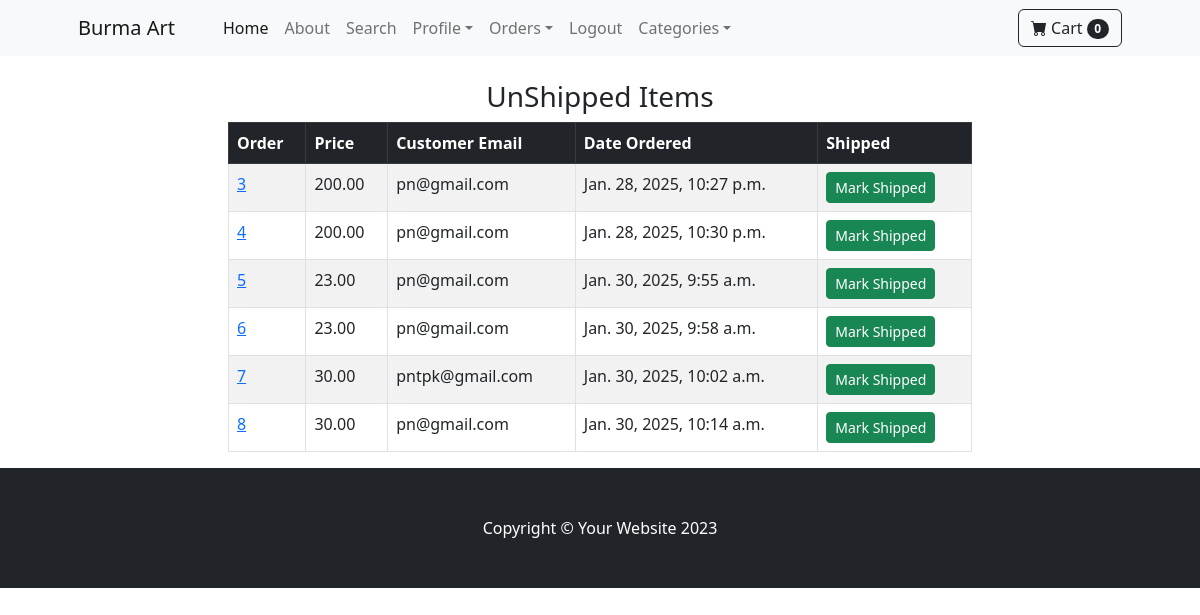
Page /payment/not_shipped_dash/ (signed in) on the committed database.
### payment/models.py (models this page shows, shortened)
class Order(models.Model):
    user = models.ForeignKey(User, on_delete=models.CASCADE, blank=True, null=True)
    full_name = models.CharField(max_length=150)
    email = models.EmailField(max_length=250)
    shipping_address = models.TextField()
    amount_paid = models.DecimalField(max_digits=10, decimal_places=2)
    date_ordered = models.DateTimeField(auto_now_add=True)
    shipped = models.BooleanField(default=False)
    date_shipped = models.DateTimeField(blank=True,null=True)

### payment/views.py (the view, shortened to what this page needs)
# urls.py: path('not_shipped_dash/', views.not_shipped_dash, name='not_shipped_dash'),
def not_shipped_dash(request):
	if request.user.is_authenticated and request.user.is_superuser:
		orders = Order.objects.filter(shipped=False)
		return render(request, 'payment/not_shipped_dash.html',{'orders':orders})
	else:
		messages.error(request, 'Access Denied!')
		return redirect('home')

### cart/cart.py (called while the page is built)
	def __len__(self):
		return	len(self.cart)

### cart/context_processors.py (called while the page is built)
def cart(request):
	return {'cart': Cart(request)}

### payment/templates/payment/not_shipped_dash.html (shortened to what this page needs)
{% extends 'base.html' %}
{% block content %}
<div class="container">
    <div class="row">
        <center>
            <div class="col-8">
                <br>
                <h3>
                    UnShipped Items
                </h3>
                <table class="table table-striped table-hover table-bordered">
                    <thead class="table-dark">
                        <tr>
                          <th scope="col">Order</th>
                          <th scope="col">Price</th>
                          <th scope="col">Customer Email</th>
                          <th scope="col">Date Ordered</th>
                          <th scope="col">Shipped</th>
                        </tr>
                    </thead>
                    <tbody>
                        {% for item in orders%}
                        <tr>
                          <td><a href="{% url 'orders' item.id %}">{{ item.id }}</a></td>
                          <td>{{ item.amount_paid }}</td>
                          <td>{{ item.email }}</td>
                          <td>{{ item.date_ordered }}</td>
                          <td>
                               <form method="POST">
                                   <button type="submit" class="btn btn-success btn-sm">Mark Shipped</button>
                               </form>
                          </td>
                        </tr>
                        {% endfor %}
                    </tbody>
                </table>
            </div>
        </center>
    </div>
</div>
{% endblock %}

### rows in the picture
Order: id "3", amount_paid "200.00", email "pn@gmail.com", date_ordered "Jan. 28, 2025, 10:27 p.m."
Order: id "4", amount_paid "200.00", email "pn@gmail.com", date_ordered "Jan. 28, 2025, 10:30 p.m."
Order: id "5", amount_paid "23.00", email "pn@gmail.com", date_ordered "Jan. 30, 2025, 9:55 a.m."
Order: id "6", amount_paid "23.00", email "pn@gmail.com", date_ordered "Jan. 30, 2025, 9:58 a.m."
Order: id "7", amount_paid "30.00", email "pntpk@gmail.com", date_ordered "Jan. 30, 2025, 10:02 a.m."
Order: id "8", amount_paid "30.00", email "pn@gmail.com", date_ordered "Jan. 30, 2025, 10:14 a.m."

### other values in the picture
{{ cart|length }} "0"
